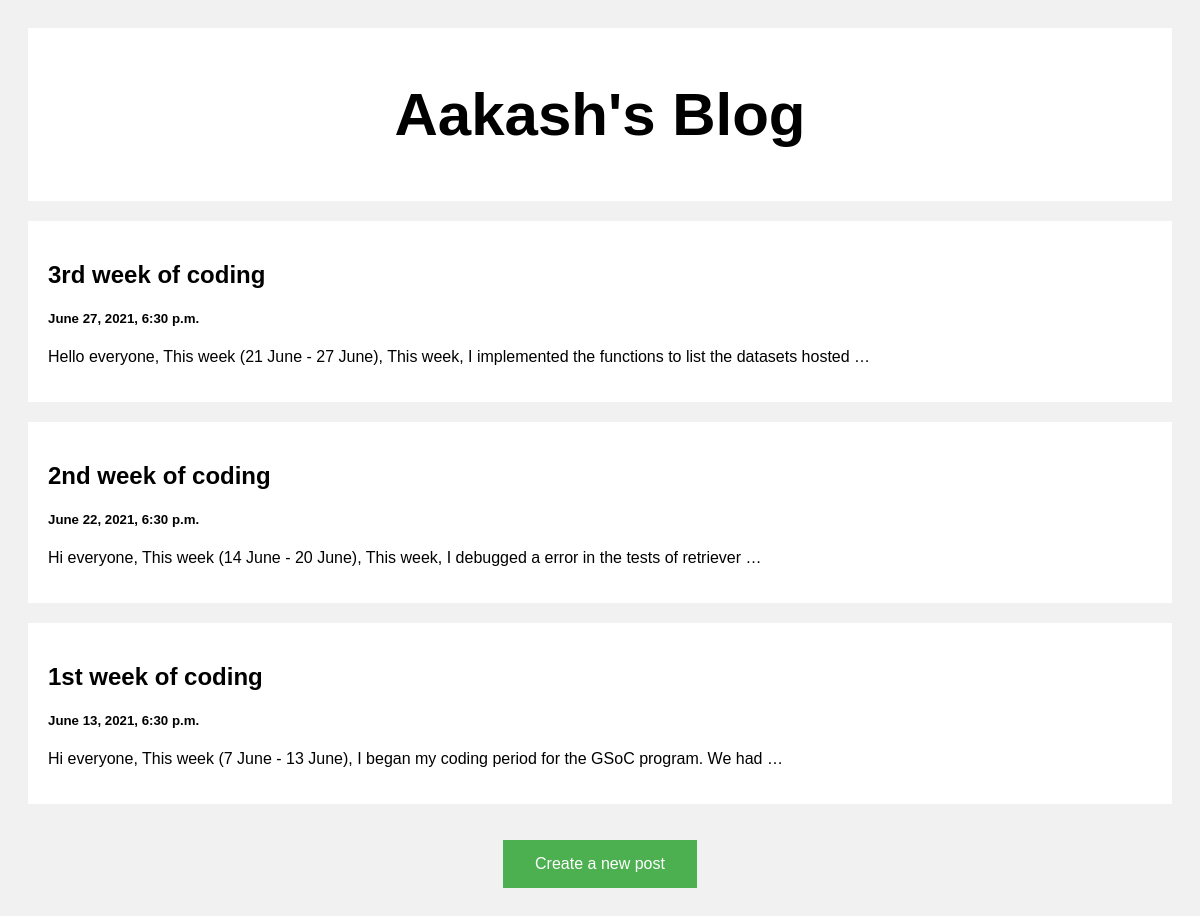
The page / on the database its author committed.
### posts/views.py (the view)
# urls.py: path('', views.index, name='index'),
def index(request):
    if request.method == 'POST':
        print("POST")
        title = request.POST['title']
        body = request.POST['body']
        date = request.POST['date']
        Post.objects.create(title=title, body=body, created_at=date)
    posts = Post.objects.all()
    return render(request, 'index.html', {'posts': posts})

### templates/index.html (shortened to what this page needs)
<!DOCTYPE html>
<html>
<head>
</head>
<body>
<div class="header">
  <h2>Aakash's Blog</h2>
</div>
<div class="row">
  <div class="leftcolumn">
    {% for post in posts reversed %}
    <div class="card">
      <a style="text-decoration: none; color: black;" href="/post/{{post.id}}">
        <h2>{{post.title}}</h2>
        <h5>{{post.created_at}}</h5>
        <p>{{post.body|truncatewords:20}}</p>
      </a>
    </div>
    {% endfor %}
  </div>
</div>
<br>
<br>
<center>
  <a href="/create">
    <button class="button" type="button" onclick="">Create a new post</button>
  </a>
</center>
</body>
</html>

### templates/index.html (style rules this page uses)
* { box-sizing: border-box; }
.button { background-color: #4CAF50; border: none; color: white; padding: 15px 32px; text-align: center; text-decoration: none; display: inline-block; font-size: 16px; }
body { font-family: Arial; padding: 20px; background: #f1f1f1; }
.header { padding: 2px; font-size: 40px; text-align: center; background: white; }
.leftcolumn { float: left; width: 100%; }
.card { background-color: white; padding: 20px; margin-top: 20px; }
.row:after { content: ""; display: table; clear: both; }

### rows shown on the page
Post: title "3rd week of coding", created_at "June 27, 2021, 6:30 p.m.", body "Hello everyone, This week (21 June - 27 June), This week, I implemented the functions to list the datasets hosted …"
Post: title "2nd week of coding", created_at "June 22, 2021, 6:30 p.m.", body "Hi everyone, This week (14 June - 20 June), This week, I debugged a error in the tests of retriever …"
Post: title "1st week of coding", created_at "June 13, 2021, 6:30 p.m.", body "Hi everyone, This week (7 June - 13 June), I began my coding period for the GSoC program. We had …"
